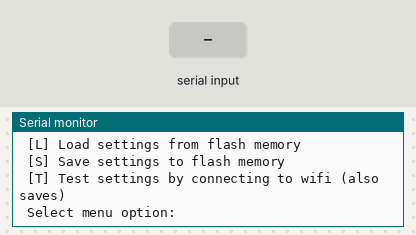
Recording of a sketch running on a simulated ESP8266 (NodeMCU). Parts: the last lines printed to the serial monitor. The test bench sets the inputs (shaded band). WiFi joins after 1.5 s; servers stay silent unless stated.

Above: at 1.8 s.
1.9 s: "1\n" received over Serial
At 3.7 s:
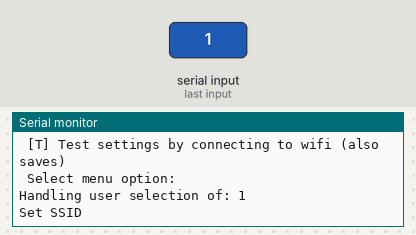
4.4 s: "2\n" received over Serial
At 5.8 s:
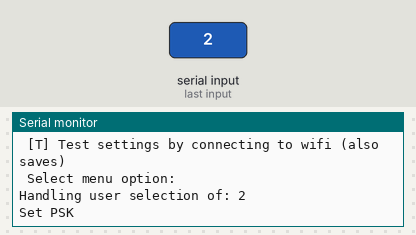
6.9 s: "L\n" received over Serial
At 8.7 s:
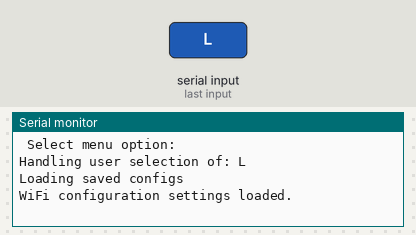
9.4 s: "S\n" received over Serial
At 11.0 s:
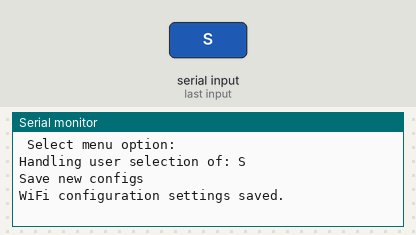
11.9 s: "T\n" received over Serial
At 13.7 s:
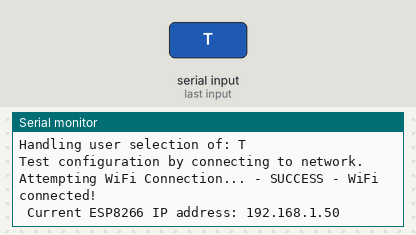
14.4 s: "G\n" received over Serial
At 15.9 s:
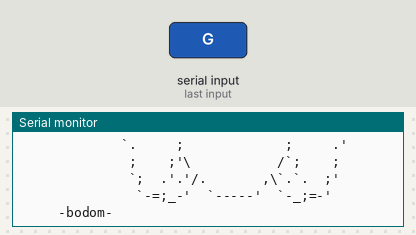

The sketch:

WifiConfigurator.ino
```cpp
// (licence header left out)
// Library includes
#include <ESP8266WiFi.h>


// Global variables
char ssid[33] = "notyourssid";
char password[64] = "notyourpassword";


// ** **************************************************************************
void printNetworkMenu() {
  Serial.printf("*******************************************************\n");
  Serial.printf("**            Current Networking Options             **\n");
  Serial.printf("*******************************************************\n");
  Serial.printf("\n");
  Serial.printf(" [1] SSID:     %s\n", ssid);
  Serial.printf(" [2] Password: %s\n", password);
  Serial.printf("\n");
  Serial.printf(" [L] Load settings from flash memory\n");
  Serial.printf(" [S] Save settings to flash memory\n");
  Serial.printf(" [T] Test settings by connecting to wifi (also saves)\n");
  Serial.printf("\n");
  Serial.printf(" Select menu option: ");
}


// ** ******************************************************************
void loadNetworkSettings() {
  strcpy(ssid, WiFi.SSID().c_str());
  strcpy(password, WiFi.psk().c_str());
}


// ** ******************************************************************
void handleUserSelection(char userSelection) {
  Serial.printf("Handling user selection of: %c\n", userSelection);

  switch(userSelection) {
    case '\n':
      Serial.println("Entered endline -- do nothing");
      break;
    case '1':
      Serial.println("Set SSID");
      break;
    case '2':
      Serial.println("Set PSK");
      break;
    case 'L':
      Serial.println("Loading saved configs");
      loadNetworkSettings();
      Serial.println("WiFi configuration settings loaded.");
      break;
    case 'S':
      Serial.println("Save new configs");
      saveCurrentSettings();
      Serial.println("WiFi configuration settings saved.");
      break;
    case 'T':
      Serial.println("Test configuration by connecting to network.");
      attemptConnectionToWiFi();
      break;
    case 'G':
      Serial.println("** Go Zags! **");
      printBulldog();
      break;
    default:
      Serial.println("Invalid input, try again");
      break;
  }

  delay(1000);
}


// ** ******************************************************************
void handleUserInput() {
    String userInput = "";

    while(userInput == "" ) {
      userInput = Serial.readString();
    }
    Serial.printf("\n\n");
    userInput.toUpperCase();

    char userSelected = (userInput.c_str())[0];
    handleUserSelection(userSelected);
}


// ** ******************************************************************
void doUpdateConfiguration() {
  Serial.println("Running configuration update");
  while(true) {
    Serial.printf("\n\n");
    printNetworkMenu();
    handleUserInput();
  }
}


// ** ******************************************************************
// Saves configuration without attempting to connect to a network
void saveCurrentSettings() {
  int32_t channel = 0;
  const uint8_t* bssid = NULL;
  bool connect = false;
  WiFi.begin(ssid, password, channel, bssid, connect);
}


// ** ******************************************************************
void setup() {
  Serial.begin(115200);
  delay(1000);

  loadNetworkSettings();
  doUpdateConfiguration();
}


// ** ******************************************************************
void loop() {
  delay(100);
}


/*
 * Attempt to connect to WiFi
 */
void attemptConnectionToWiFi() {
  Serial.printf("\n\nAttempting WiFi Connection...");

  WiFi.begin(ssid, password);

  for(int retryCount = 0; (WiFi.status() != WL_CONNECTED) && (retryCount < 15); retryCount++) {
    delay(500);
    Serial.print(".");
  }
  Serial.print(" - ");

  if (WiFi.status() == WL_CONNECTED) {
    Serial.println(F("SUCCESS - WiFi connected!"));
    Serial.print(" Current ESP8266 IP address: ");
    Serial.println(WiFi.localIP());
    Serial.println();
    WiFi.printDiag(Serial);
  } else {
    Serial.println(F("FAILED - WiFi connection unsuccessful"));
  }
}


// ** ******************************************************************************
void printBulldog() {
Serial.println(" ,--.____                                     ____.--.   ");
Serial.println("/  .'.'\"``--...----------.___.----------...--''\"`.`.  \\  ");
Serial.println("| .'.'         .                       .         `.`. |    ");
Serial.println("`. .'|     . ' - . _    `-----'    _ . - ' .     |`. .'    ");
Serial.println(" `.' `|   .'   _     \"-._     _.-\"     _   `.   |' `.'     ");
Serial.println("      |  |        \" -.           .- \"        |  |          ");
Serial.println("       \\|        ;;..  \"|i. .i|\"  ..;;        |/           ");
Serial.println("       `|      ,---.``.   ' '   .'',---.      |'           ");
Serial.println("        |    <'(__.'>.'---` '---`.<`.__)`>    |            ");
Serial.println("        |   `. `~  .'  ,-------.  `.  ~'.'    |            ");
Serial.println("        |  |=_\"`=.'  . `-.___.-' .  `.='\"_=|  |            ");
Serial.println("        |  |  ==/  : ` :   i   : ' :  \\==  |  |            ");
Serial.println("        |  | ==/      /\\___|___/\\      \\== |  |            ");
Serial.println("         `.| =Y      .' \"\"\"_\"\"\" `.      Y= |.'             ");
Serial.println("           L ||      ;  .==\"==.  ;      || J               ");
Serial.println("            \\ ;     .' '       ` `.     ; /                ");
Serial.println("             `.     ;             ;     .'                 ");
Serial.println("              ;    ;'\\           /`;    ;                  ");
Serial.println("              `;  .'.'/.       ,\\`.`.  ;'                  ");
Serial.println("               `-=;_-'  `-----'  `-_;=-'            -bodom-");

}
```

Measured:
- after the input at 1.9 s, the serial monitor: prints a new line after 1.0 s (image 1)
- after the input at 4.4 s, the serial monitor: prints a new line after 1.0 s (image 2)
- after the input at 6.9 s, the serial monitor: prints a new line after 1.0 s (image 3)
- after the input at 9.4 s, the serial monitor: prints a new line after 1.0 s (image 4)
- after the input at 11.9 s, the serial monitor: prints a new line after 1.0 s (image 5)
- after the input at 14.4 s, the serial monitor: prints a new line after 1.0 s (image 6)
